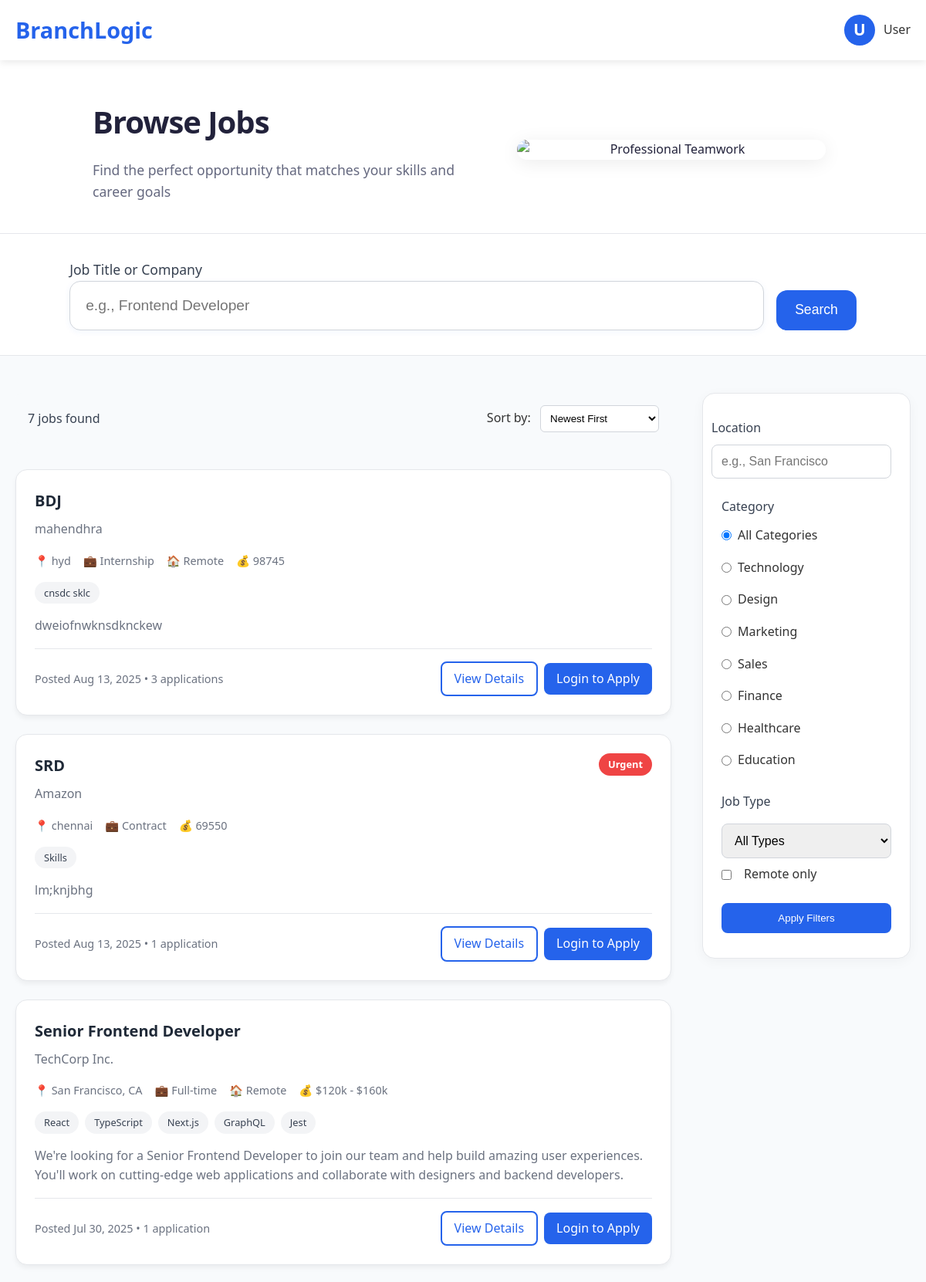
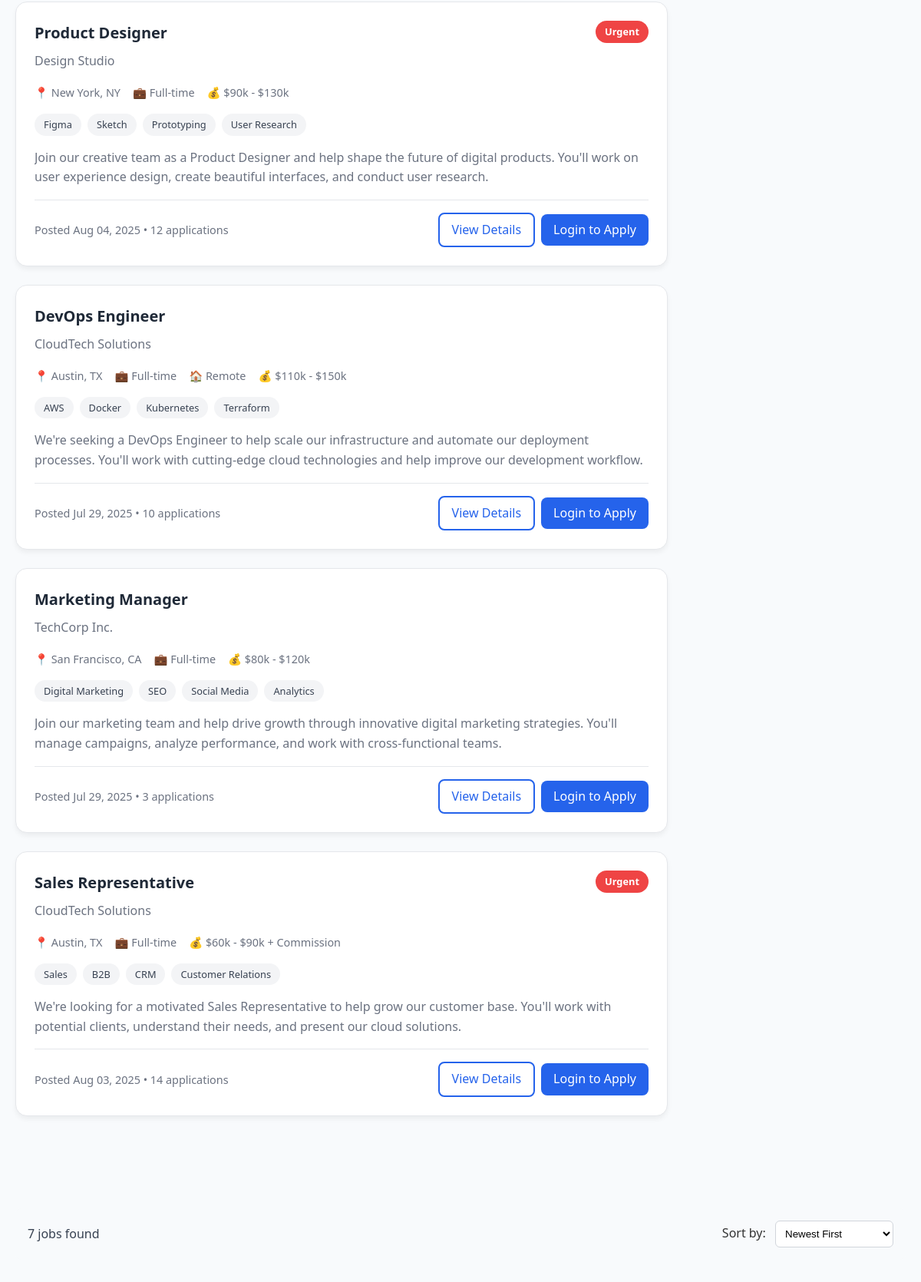
Page /jobs (upper part) on the committed database (2 pictures, top to bottom).
### app.py (models this page shows)
class Job(db.Model):
    id = db.Column(db.Integer, primary_key=True)
    title = db.Column(db.String(200), nullable=False)
    company = db.Column(db.String(200), nullable=False)
    location = db.Column(db.String(200), nullable=False)
    job_type = db.Column(db.String(50), nullable=False)
    remote = db.Column(db.Boolean, default=False)
    salary = db.Column(db.String(100))
    tags = db.Column(db.Text)
    urgent = db.Column(db.Boolean, default=False)
    logo = db.Column(db.String(200))
    description = db.Column(db.Text)
    requirements = db.Column(db.Text)
    benefits = db.Column(db.Text)
    category = db.Column(db.String(100))
    employer_id = db.Column(db.Integer, db.ForeignKey('user.id'), nullable=False)
    employer_email = db.Column(db.String(200), nullable=False)
    status = db.Column(db.String(20), default='active')
    applications_count = db.Column(db.Integer, default=0)
    application_deadline = db.Column(db.DateTime)
    posted_at = db.Column(db.DateTime, default=datetime.utcnow)
    created_at = db.Column(db.DateTime, default=datetime.utcnow)
    updated_at = db.Column(db.DateTime, default=datetime.utcnow, onupdate=datetime.utcnow)

### app.py (the view)
@app.route('/jobs')
def jobs():
    search_query = request.args.get('q', '')
    location = request.args.get('location', '')
    remote = request.args.get('remote', '')
    category = request.args.get('category', '')
    job_type = request.args.get('job_type', '')
    jobs_query = Job.query.filter_by(status='active')
    if search_query:
        jobs_query = jobs_query.filter(Job.title.contains(search_query) | Job.company.contains(search_query))
    if location:
        jobs_query = jobs_query.filter(Job.location.contains(location))
    if remote:
        jobs_query = jobs_query.filter_by(remote=True)
    if category:
        jobs_query = jobs_query.filter_by(category=category)
    if job_type:
        jobs_query = jobs_query.filter_by(job_type=job_type)
    jobs = jobs_query.order_by(Job.created_at.desc()).all()
    categories = db.session.query(Job.category).filter(Job.category.isnot(None)).distinct().all()
    categories = [cat[0] for cat in categories if cat[0]]
    return render_template('jobs.html',
                         jobs=jobs,
                         search_query=search_query,
                         location=location,
                         remote=remote,
                         category=category,
                         job_type=job_type,
                         categories=categories)

### templates/jobs.html (shortened to what this page needs)
{% extends "base.html" %}
{% block content %}
<section class="jobs-header">
    <div class="container" style="display: flex; flex-wrap: wrap; align-items: center; justify-content: center; gap: 2.5rem;">
        <div style="flex: 1 1 340px; min-width: 260px; max-width: 500px; text-align: left;">
            <h1>Browse Jobs</h1>
            <p>Find the perfect opportunity that matches your skills and career goals</p>
        </div>
        <div style="flex: 1 1 340px; min-width: 260px; max-width: 420px; display: flex; justify-content: center;">
            <img src="{{ url_for('static', filename='images/01.jpg') }}" alt="Professional Teamwork" style="width: 100%; max-width: 400px; border-radius: 18px; box-shadow: 0 4px 24px rgba(0,0,0,0.08); object-fit: cover;">
        </div>
    </div>
</section>
<section class="filters-section">
    <div class="container">
        <form method="GET" style="display: flex; gap: 1rem; align-items: flex-end; justify-content: center;">
            <div style="flex: 1 1 700px; max-width: 900px;">
                <label class="filter-label" style="font-size: 1.1rem;">Job Title or Company</label>
                <input type="text" name="q" placeholder="e.g., Frontend Developer" class="filter-input" style="width: 100%; font-size: 1.2rem; padding: 1.25rem; border-radius: 14px; box-shadow: 0 2px 8px rgba(37,99,235,0.06);" value="{{ search_query }}">
            </div>
            <div>
                <button type="submit" class="filter-btn" style="height: 52px; font-size: 1.1rem; border-radius: 14px;">Search</button>
            </div>
        </form>
    </div>
</section>
<section class="jobs-content">
    <div class="container" style="display: flex; flex-direction: row-reverse; gap: 2.5rem; align-items: flex-start;">
        <aside style="width: 270px; min-width: 220px;">
            <form method="GET" class="filters-form" style="display: flex; flex-direction: column; gap: 1.5rem; position: sticky; top: 2rem; background: #fff; border-radius: 16px; box-shadow: 0 4px 16px rgba(0,0,0,0.04); padding: 2rem 1.5rem; border: 1px solid #e5e7eb;">
                <div class="filter-group">
                    <label class="filter-label">Location</label>
                    <input type="text" name="location" placeholder="e.g., San Francisco" class="filter-input" value="{{ location }}">
                </div>
                <div class="filter-group">
                    <label class="filter-label">Category</label>
                    <div style="display: flex; flex-wrap: wrap; gap: 0.5rem 1rem; justify-content: space-between;">
                        <label style="flex: 1 1 45%; min-width: 120px; display: flex; align-items: center; gap: 0.5rem; padding: 0.25rem 0;">
                            <input type="radio" name="category" value="" {% if not category %}checked{% endif %}>
                            All Categories
                        </label>
                        <label style="flex: 1 1 45%; min-width: 120px; display: flex; align-items: center; gap: 0.5rem; padding: 0.25rem 0;">
                            <input type="radio" name="category" value="technology" {% if category == 'technology' %}checked{% endif %}>
                            Technology
                        </label>
                        <label style="flex: 1 1 45%; min-width: 120px; display: flex; align-items: center; gap: 0.5rem; padding: 0.25rem 0;">
                            <input type="radio" name="category" value="design" {% if category == 'design' %}checked{% endif %}>
                            Design
                        </label>
                        <label style="flex: 1 1 45%; min-width: 120px; display: flex; align-items: center; gap: 0.5rem; padding: 0.25rem 0;">
                            <input type="radio" name="category" value="marketing" {% if category == 'marketing' %}checked{% endif %}>
                            Marketing
                        </label>
                        <label style="flex: 1 1 45%; min-width: 120px; display: flex; align-items: center; gap: 0.5rem; padding: 0.25rem 0;">
                            <input type="radio" name="category" value="sales" {% if category == 'sales' %}checked{% endif %}>
                            Sales
                        </label>
                        <label style="flex: 1 1 45%; min-width: 120px; display: flex; align-items: center; gap: 0.5rem; padding: 0.25rem 0;">
                            <input type="radio" name="category" value="finance" {% if category == 'finance' %}checked{% endif %}>
                            Finance
                        </label>
                        <label style="flex: 1 1 45%; min-width: 120px; display: flex; align-items: center; gap: 0.5rem; padding: 0.25rem 0;">
                            <input type="radio" name="category" value="healthcare" {% if category == 'healthcare' %}checked{% endif %}>
                            Healthcare
                        </label>
                        <label style="flex: 1 1 45%; min-width: 120px; display: flex; align-items: center; gap: 0.5rem; padding: 0.25rem 0;">
                            <input type="radio" name="category" value="education" {% if category == 'education' %}checked{% endif %}>
                            Education
                        </label>
                    </div>
                </div>
                <div class="filter-group" style="display: flex; flex-direction: column; gap: 0.5rem; align-items: flex-start; width: 100%;">
                    <label class="filter-label" style="margin-bottom: 0.5rem;">Job Type</label>
                    <select name="job_type" class="filter-input" style="width: 100%; max-width: 220px;">
                        <option value="">All Types</option>
                    </select>
                    <div style="display: flex; align-items: center; gap: 0.5rem; width: 100%; max-width: 220px;">
                        <input type="checkbox" name="remote" id="remote" {% if remote %}checked{% endif %}>
                        <label for="remote" style="margin: 0 0 0 0.5rem;">Remote only</label>
                    </div>
                    <button type="submit" class="filter-btn" style="margin-top: 1rem; width: 100%; max-width: 220px;">Apply Filters</button>
                </div>
            </form>
        </aside>
        <div style="flex: 1 1 0; min-width: 0;">
            <div class="jobs-stats">
                <div class="jobs-count">
                    {% if jobs %}
                        {{ jobs|length }} job{{ 's' if jobs|length != 1 else '' }} found
                    {% else %}
                        No jobs found
                    {% endif %}
                </div>
                <div>
                    <label for="sort" style="margin-right: 0.5rem;">Sort by:</label>
                    <select id="sort" class="sort-select" onchange="this.form.submit()">
                        <option value="newest">Newest First</option>
                    </select>
                </div>
            </div>
            {% if jobs %}
                <div class="jobs-list">
                    {% for job in jobs %}
                    <div class="job-card">
                        <div class="job-header">
                            <div>
                                <h3 class="job-title">{{ job.title }}</h3>
                                <p class="job-company">{{ job.company }}</p>
                            </div>
                            {% if job.urgent %}
                            <span class="urgent-badge">Urgent</span>
                            {% endif %}
                        </div>
                        <div class="job-details">
                            <span class="job-detail">📍 {{ job.location }}</span>
                            <span class="job-detail">💼 {{ job.job_type }}</span>
                            {% if job.remote %}
                            <span class="job-detail">🏠 Remote</span>
                            {% endif %}
                            {% if job.salary %}
                            <span class="job-detail">💰 {{ job.salary }}</span>
                            {% endif %}
                        </div>
                        {% if job.tags %}
                        <div class="job-tags">
                            {% for tag in job.tags.split(',') %}
                            <span class="job-tag">{{ tag.strip() }}</span>
                            {% endfor %}
                        </div>
                        {% endif %}
                        {% if job.description %}
                        <p class="job-description">{{ job.description }}</p>
                        {% endif %}
                        <div class="job-footer">
                            <div class="job-meta">
                                Posted {{ job.posted_at.strftime('%b %d, %Y') }} • {{ job.applications_count }} application{{ 's' if job.applications_count != 1 else '' }}
                            </div>
                            <div class="job-actions" style="display: flex; gap: 0.5rem; align-items: center; flex-wrap: wrap;">
                                <a href="{{ url_for('job_detail', job_id=job.id) }}" class="btn btn-outline" style="min-width: 120px; text-align: center;">View Details</a>
                                {% if current_user.is_authenticated %}
                                    {% if current_user.role == 'jobseeker' %}
                                        <a href="{{ url_for('apply_job', job_id=job.id) }}" class="btn btn-primary" style="min-width: 120px; text-align: center;">Apply Now</a>
                                        <form action="{{ url_for('save_job', job_id=job.id) }}" method="post" style="display:inline;">
                                            <button type="submit" class="btn btn-outline" style="min-width: 120px; text-align: center;">Save Job</button>
                                        </form>
                                    {% endif %}
                                {% else %}
                                    <a href="{{ url_for('login') }}" class="btn btn-primary" style="min-width: 120px; text-align: center;">Login to Apply</a>
                                {% endif %}
                            </div>
                        </div>
                    </div>
                    {% endfor %}
                </div>
            {% else %}
                <div class="no-jobs">
                    <h3>No jobs found</h3>
                    <p>Try adjusting your search criteria or browse all available jobs.</p>
                    <a href="{{ url_for('jobs') }}" class="btn btn-primary" style="margin-top: 1rem;">Browse All Jobs</a>
                </div>
            {% endif %}
        </div>
    </div>
</section>
<section class="jobs-content">
    <div class="container">
        <div class="jobs-stats">
            <div class="jobs-count">
                {% if jobs %}
                    {{ jobs|length }} job{{ 's' if jobs|length != 1 else '' }} found
                {% else %}
                    No jobs found
                {% endif %}
            </div>
            <div>
                <label for="sort" style="margin-right: 0.5rem;">Sort by:</label>
                <select id="sort" class="sort-select" onchange="this.form.submit()">
                    <option value="newest">Newest First</option>
                </select>
            </div>
        </div>
    </div>
</section>
{% endblock %}

### rows in the picture
Job: title "BDJ", company "mahendhra", location "hyd", job_type "Internship", remote "🏠 Remote", salary "98745", strip "cnsdc sklc", description "dweiofnwknsdknckew", posted_at "Aug 13, 2025", applications_count "3", applications_count "s"
Job: title "SRD", company "Amazon", urgent "Urgent", location "chennai", job_type "Contract", salary "69550", strip "Skills", description "lm;knjbhg", posted_at "Aug 13, 2025", applications_count "1"
Job: title "Senior Frontend Developer", company "TechCorp Inc.", location "San Francisco, CA", job_type "Full-time", remote "🏠 Remote", salary "$120k - $160k", strip "React" "TypeScript" "Next.js" "GraphQL" "Jest", description "We're looking for a Senior Frontend Developer to join our team and help build amazing user experiences. You'll work on cutting-edge web applications and collaborate with designers and backend developers.", posted_at "Jul 30, 2025", applications_count "1"
Job: title "Product Designer", company "Design Studio", urgent "Urgent", location "New York, NY", job_type "Full-time", salary "$90k - $130k", strip "Figma" "Sketch" "Prototyping" "User Research", description "Join our creative team as a Product Designer and help shape the future of digital products. You'll work on user experience design, create beautiful interfaces, and conduct user research.", posted_at "Aug 04, 2025", applications_count "12", applications_count "s"
Job: title "DevOps Engineer", company "CloudTech Solutions", location "Austin, TX", job_type "Full-time", remote "🏠 Remote", salary "$110k - $150k", strip "AWS" "Docker" "Kubernetes" "Terraform", description "We're seeking a DevOps Engineer to help scale our infrastructure and automate our deployment processes. You'll work with cutting-edge cloud technologies and help improve our development workflow.", posted_at "Jul 29, 2025", applications_count "10", applications_count "s"
Job: title "Marketing Manager", company "TechCorp Inc.", location "San Francisco, CA", job_type "Full-time", salary "$80k - $120k", strip "Digital Marketing" "SEO" "Social Media" "Analytics", description "Join our marketing team and help drive growth through innovative digital marketing strategies. You'll manage campaigns, analyze performance, and work with cross-functional teams.", posted_at "Jul 29, 2025", applications_count "3", applications_count "s"
Job: title "Sales Representative", company "CloudTech Solutions", urgent "Urgent", location "Austin, TX", job_type "Full-time", salary "$60k - $90k + Commission", strip "Sales" "B2B" "CRM" "Customer Relations", description "We're looking for a motivated Sales Representative to help grow our customer base. You'll work with potential clients, understand their needs, and present our cloud solutions.", posted_at "Aug 03, 2025", applications_count "14", applications_count "s"

### other values in the picture
{{ current_user.first_name[0] if current_user.is_authenticated else 'U' }} "U"
{{ current_user.first_name if current_user.is_authenticated else 'User' }} "User"
{{ jobs|length }} "7"
{{ 's' if jobs|length != 1 else '' }} "s"
